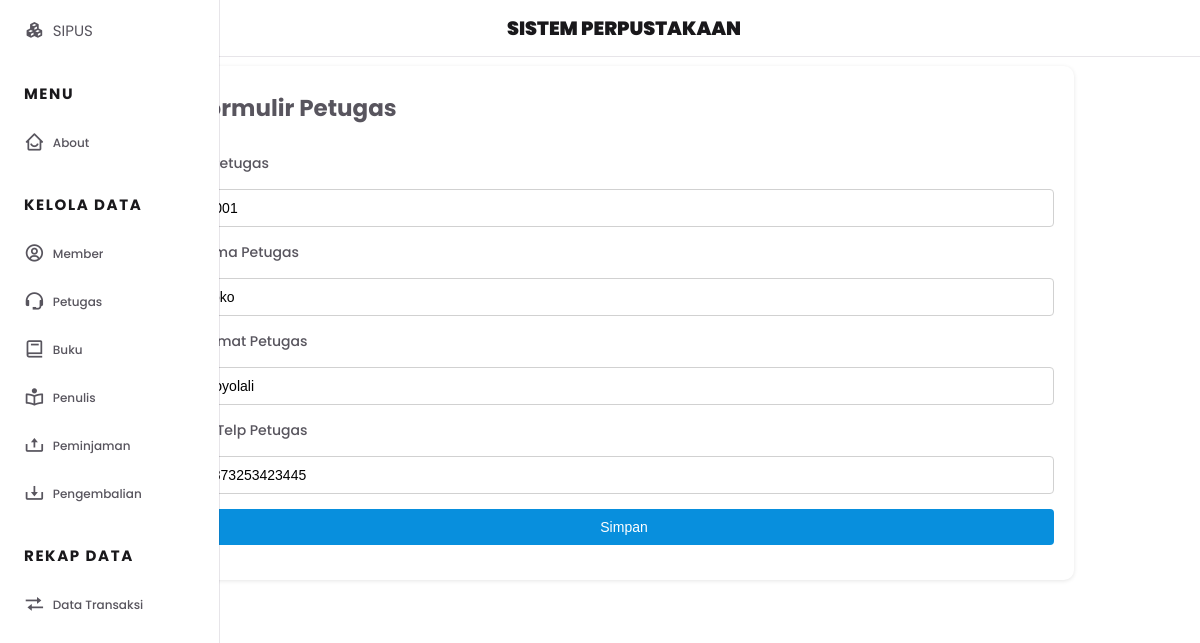
/public/petugas/edit/P001, run on the app's committed database.
### tables this page shows
CREATE TABLE `petugas` (
  `id_petugas` varchar(20) NOT NULL,
  `nama_petugas` varchar(100) DEFAULT NULL,
  `alamat_petugas` varchar(255) DEFAULT NULL,
  `telp_petugas` varchar(15) DEFAULT NULL
);

### app/core/Controller.php (called while the page is built, shortened)
<?php
class Controller{
    public function view($view, $data =[])
    {
        require_once '../app/views/'. $view . '.php';
    }
    public function model($model)
    {
        return new $model;
    }
}

### app/controllers/Petugas.php (called while the page is built, shortened)
<?php
class Petugas extends Controller{
    public function edit($id){
        $data['judul'] = 'Edit petugas';
        $data['ptgs'] = $this->model('Petugas_model')->getIdPetugas($id);
        $this->view('petugas/edit', $data);
    }
}

### app/core/App.php (called while the page is built, shortened)
<?php
class App{
    protected $method = 'index';
    protected $params = [];
    public function __construct()
    {
        $url = $this->parseURL();
        if(file_exists('../app/controllers/'. $url[0]. '.php')){
            unset($url[0]);
        }
        $this->controller = new $this->controller;
        if(isset($url[1])){
            if(method_exists($this->controller, $url[1])){
                $this->method = $url[1];
                unset($url[1]);
            }
        }
        if(!empty($url)){
            $this->params = array_values($url);
        }
        call_user_func_array([$this->controller, $this->method], $this->params);
    }
    public function parseURL()
    {
        if(isset($_GET['url'])){
            $url = rtrim($_GET['url'], '/');
            $url = filter_var($url, FILTER_SANITIZE_URL);
            $url = explode('/', $url);
            return $url;
        }
    }
}

### public/index.php (called while the page is built, shortened)
<?php
$app = new App;

### app/core/Database.php (called while the page is built, shortened)
<?php
class Database{
    private $host = DB_HOST;
    private $user = DB_USER;
    private $pass = DB_PASS;
    private $db_name = DB_NAME;
    private $dbh;
    private $stmt;
    public function __construct()
    {
        $dsn = 'mysql:host=' . $this->host. ';dbname=' . $this->db_name ;
        $option = [
            PDO::ATTR_PERSISTENT => true,
            PDO::ATTR_ERRMODE => PDO::ERRMODE_EXCEPTION
        ];
        try{
            $this->dbh = new PDO($dsn, $this->user, $this->pass, $option);
        }catch(PDOException $e){
            die($e->getMessage());
        }
    }
    public function query($query)
    {
        $this->stmt = $this->dbh->prepare($query);
    }
    public function bind($params, $value, $type=null)
    {
        if(is_null($type)){
            switch(true){
                default:
                    $type = PDO::PARAM_STR;
            }
        }
        $this->stmt->bindValue($params, $value, $type);
    }
    public function execute()
    {
        $this->stmt->execute();
    }
    public function singleSet()
    {
        $this->execute();
        return $this->stmt->fetch(PDO::FETCH_ASSOC);
    }
}

### app/models/Petugas_model.php (called while the page is built, shortened)
<?php
class Petugas_model{
    private $table = 'petugas';
    private $db;
    public function __construct()
    {
        $this->db = new Database;
    }
    public function getIdPetugas($id)
    {
        $this->db->query('SELECT * FROM ' . $this->table .' WHERE id_petugas = :id_petugas');
        $this->db->bind('id_petugas', $id);
        return $this->db->singleSet();
    }
}

### app/views/petugas/edit.php (the view)
<div class="form-container">
    <h3 class="form-judul">Formulir Petugas</h3>
    <form action="<?=BASEURL;?>/petugas/editProcess/<?=$data['ptgs']['id_petugas'];?>" method="POST">
      <div class="form-group">
        <label for="id_petugas" class="form-label">ID Petugas</label>
        <input type="text" id="id_petugas" name="id_petugas" class="form-input" value="<?=$data['ptgs']['id_petugas'];?>" readonly>
      </div>
      <div class="form-group">
        <label for="nama_petugas" class="form-label">Nama Petugas</label>
        <input type="text" id="nama_petugas" name="nama_petugas" class="form-input" value="<?=$data['ptgs']['nama_petugas'];?>" required>
      </div>
      <div class="form-group">
        <label for="alamat_petugas" class="form-label">Alamat Petugas</label>
        <input type="text" id="alamat_petugas" name="alamat_petugas" class="form-input" value="<?=$data['ptgs']['alamat_petugas'];?>" required>
      </div>
      <div class="form-group">
        <label for="telp_petugas" class="form-label">No.Telp Petugas</label>
        <input type="text" id="telp_petugas" name="telp_petugas" class="form-input" value="<?=$data['ptgs']['telp_petugas'];?>" required>
      </div>
      <div class="form-group">
          <input type="submit" class="form-submit" name="simpan" value="Simpan"></input>
      </div>
    </form>
</div>

### public/css/style.css (style rules this page uses)
:root { --header-height: 3.5rem; --nav-width: 219px; --first-color: #6923d0; --frist-color-light: #f4f0fa; --title-color: #19181b; --text-color: #58555e; --text-color-light: #a5a1aa; --body-color: #ffffff; --container-color: #fff; --card-body-color: rgb(255, 255, 255); --body-font: 'Poppins', sans-serif; --big-font-size: 1.2rem; --normal-font-size: 0.938rem; --small-font-size: 0.75rem; --smaller-font-size: 0.75rem; --font-big: 900; --font-medium: 500; --font-semi-bold: 600; --z-fixed: 100; }
body { align-items: center; justify-content: center; margin: 50 0 0 0; padding: 1rem 1rem 0; font-family: var(--body-font); font-size: var(--normal-font-size); background-color: var(--body-color); color: var(--text-color); }
h3 { margin: 0; }
@media screen and (min-width: 780px) { body { padding: 1rem 3rem 0 6rem; } }
.form-container { max-width: 900px; width: 100%; padding: 20px; background-color: #ffffff; box-shadow: 0 1px 4px rgba(0, 0, 0, 0.1); border-radius: 10px; margin: auto; margin-bottom: 20px; }
.form-judul { margin-top: 5px; font-size: 23px; margin-bottom: 28px; }
.form-label { display: block; font-size: 14px; font-weight: 500; color: #58555e; margin-bottom: 15px; }
.form-input { width: 100%; padding: 10px; border: 1px solid #d1d1d1; border-radius: 4px; font-size: 14px; margin-bottom: 15px; }
.form-submit { display: block; width: 100%; padding: 10px; background-color: #088fdd; border: none; border-radius: 4px; color: #ffffff; font-size: 14px; font-weight: 500; cursor: pointer; }

### data on the page
petugas: id_petugas "P001", nama_petugas "Joko", alamat_petugas "Boyolali", telp_petugas "0873253423445"
